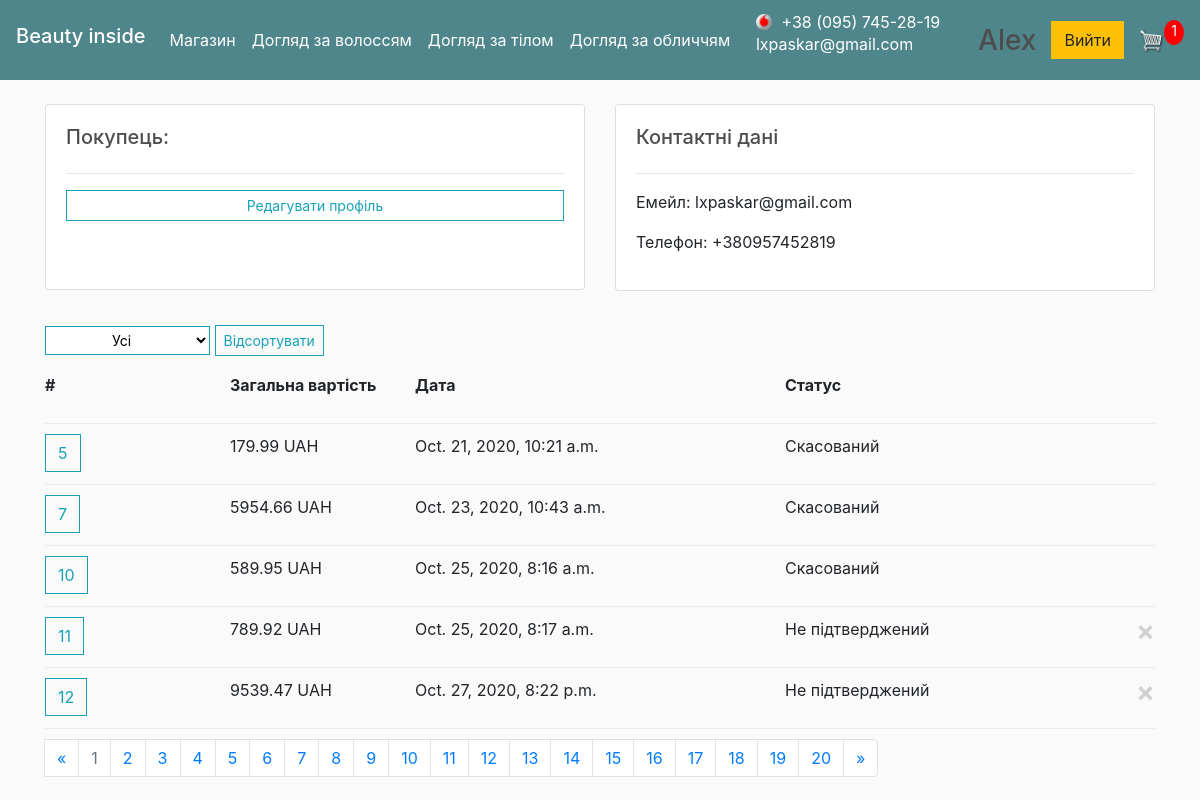
Screenshot of /user/ (signed in) with the database file from the repository.
### store/models.py (models this page shows, shortened)
class Category(models.Model):
    name = models.CharField(max_length=200)
    slug = models.SlugField()
    parent = models.ForeignKey('self', blank=True, null=True, related_name='children', on_delete=models.CASCADE)
    class Meta:
        unique_together = ('slug', 'parent',)
        verbose_name_plural = "categories"

class Customer(models.Model):
    user = models.OneToOneField(User, null=True, blank=True, on_delete=models.CASCADE)
    name = models.CharField(max_length=50, null=True)
    email = models.EmailField(max_length=50)
    phone = models.CharField(max_length=50, null=True)
    date_created = models.DateTimeField(auto_now_add=True, null=True)

class Order(models.Model):
    STATUS = [
        ('Cart_order', 'Cart_order'),
        ('Not confirmed', 'Не підтверджений'),
        ('Called', 'Підтверджений'),
        ('Payed', 'Оплачений'),
        ('Sent', 'Відправлений'),
        ('Delivered', 'Виконаний'),
        ('Canceled', 'Скасований')
    ]
    customer = models.ForeignKey(Customer, on_delete=models.CASCADE, null=True, blank=True)
    date_ordered = models.DateTimeField(auto_now_add=True)
    status = models.CharField(max_length=200, null=False, default=STATUS[0][0], choices=STATUS)
    transaction_id = models.CharField(max_length=100, null=True)
    total_price = models.FloatField(null=True)
    note = models.CharField(max_length=200, null=False, blank=True, default="")
    def get_status(self):
        result = [item for item in self.STATUS if item[0] == self.status][0][1]
        return result
    @property
    def get_cart_items(self):
        orderitems = self.orderitem_set.all()
        total = sum([item.quantity for item in orderitems])
        return total

### store/views.py (the view)
# urls.py: path('user/', views.userPage, name="user-page"),
@login_required(login_url='login')
def userPage(request):
    data = cartData(request)
    cartItems = data['cartItems']
    items = data['items']
    if request.GET.get('status'):
        featured_filter = request.GET.get('status')
        orders_list = request.user.customer.order_set.filter(status=featured_filter)
    else:
        orders_list = request.user.customer.order_set.filter(~Q(status='Cart_order'))
    page = request.GET.get('page', 1)
    paginator = Paginator(orders_list, 5)
    try:
        orders = paginator.page(page)
    except PageNotAnInteger:
        orders = paginator.page(1)
    except EmptyPage:
        orders = paginator.page(paginator.num_pages)
    customer = Customer.objects.get(user=request.user.customer.user)
    total_orders = orders_list.count()
    cats_parents, cats_childs = megamenu()
    statuses = Order.STATUS
    statuses = statuses[1:]
    context = {
        'items': items, 'orders': orders, 'cartItems': cartItems, 'customer': customer,
        'total_orders': total_orders, 'parents': cats_parents, 'childs': cats_childs, 'statuses': statuses}
    return render(request, 'store/user.html', context)

### store/utils.py (called while the page is built)
def cartData(request):
    if request.user.is_authenticated:
        customer = request.user.customer
        order, created = Order.objects.get_or_create(customer=customer, status='Cart_order')
        items = order.orderitem_set.all()
        cartItems = order.get_cart_items
    else:
        cookieData = cookieCart(request)
        cartItems = cookieData['cartItems']
        order = cookieData['order']
        items = cookieData['items']
    return {'cartItems': cartItems, 'order': order, 'items': items}

### store/views.py (called while the page is built)
def megamenu():
    cats = Category.objects.all()
    cats_childs = []
    cats_parents = []
    for cat in cats:
        if cat.name == 'default':
            continue
        if cat.parent:
            cats_parents.append(cat.parent)
        if not cat.parent and cat.parent not in cats_parents:
            cats_parents.append(cat)
    cats_parents = set(cats_parents)
    for cat in cats:
        if cat in cats_parents:
            continue
        else:
            cats_childs.append(cat)
    return cats_parents, cats_childs

### store/templates/store/user.html (shortened to what this page needs)
{% extends 'store/main.html' %}
{% block category_block %}
    {% for parent in parents %}
        <div class="dropdown show">
            <a class="nav-link" href="{% url 'category' parent.slug %}"
               role="button" id="dropdownMenuLink" data-toggle="dropdown" aria-haspopup="true"
               aria-expanded="false">
                {{ parent.name }}<span class="sr-only">(current)</span></a>
        </div>
    {% endfor %}
{% endblock category_block %}
{% load static %}
{% block content %}
    <div class="row">
        <div class="col-md">
            <div class="card card-body">
                <h5>Покупець:</h5>
                <hr>
                <a class="btn btn-outline-info  btn-sm btn-block" href="{% url 'account' %}">Редагувати профіль</a>
                <br>
                <br>
            </div>
        </div>
        <div class="col-md" style="z-index: -1;">
            <div class="card card-body">
                <h5>Контактні дані</h5>
                <hr>
                <p>Емейл: {{ customer.email }}</p>
                <p>Телефон: {{ customer.phone }}</p>
            </div>
        </div>
    </div>
    <br>
    <div class="row">
        <div class="col-lg-12">
            <div class="dropdown">
                <form action="{% url 'user-page' %}" method="get">
                    <label for="featured">
                        <select class="btn btn-secondary btn-sm dropdown-toggle btn-outline-info bg-white"
                                style="color: black;" name="status">
                            <option class="dropdown-item" value=''>Усі</option>
                        </select>
                    </label>
                    <input class="btn btn-outline-info btn-sm" type="submit" value="Відсортувати"/>
                </form>
            </div>
        </div>
    </div>
    <div class="row">
        <div class="col-lg-12">
            <div class="cart-row">
                <div style="flex:1"><strong>#</strong></div>
                <div style="flex:1"><p align="left"><strong>Загальна вартість</strong></p></div>
                <div style="flex:2"><p align="left"><strong>Дата</strong></p></div>
                <div style="flex:1"><p align="left"><strong>Статус</strong></p></div>
                <div style="flex:1"><strong></strong></div>
            </div>
            {% for order in orders %}
                <div class="cart-row">
                    <div style="flex:1">
                        <button class="myBtn btn btn-outline-info"><font size="3">{{ order.id }}</font></button>
                    </div>
                    <div style="flex:1"><p><font size="3">{{ order.total_price|floatformat:2 }} UAH</font></p></div>
                    <div style="flex:2"><p><font size="3">{{ order.date_ordered }}</font></p></div>
                    <div style="flex:1"><p><font size="3">{{ order.get_status }}</font></p></div>
                    <div style="flex:1">
                        {% if order.status != 'Canceled' and order.status != 'Payed' %}
                            <button type="button" class="close cancel_order" aria-label="Close"
                                    style="outline: none; z-index: -1;"
                                    data-toggle="modal" data-target="#exampleModal" data-order_m="{{ order.id }}">
                                <span aria-hidden="true">&times;</span>
                            </button>
                        {% endif %}
                    </div>
                </div>
            {% endfor %}
            {% if orders.has_other_pages %}
                <ul class="pagination">
                    {% if orders.has_previous %}
                        <li class="page-item">
                            <a class="page-link" href="?page={{ orders.previous_page_number }}">&laquo;</a>
                        </li>
                    {% else %}
                        <li><span class="page-link">&laquo;</span></li>
                    {% endif %}
                    {% for i in orders.paginator.page_range %}
                        {% if orders.number == i %}
                            <li class="page-item disabled">
                                <span class="page-link">{{ i }}<span class="sr-only">(current)</span></span>
                            </li>
                        {% else %}
                            <li class="page-item"><a class="page-link" href="?page={{ i }}">{{ i }}</a></li>
                        {% endif %}
                    {% endfor %}
                    {% if orders.has_next %}
                        <li class="page-item">
                            <a class="page-link" href="?page={{ orders.next_page_number }}">&raquo;</a>
                        </li>
                    {% else %}
                        <li><span class="page-link">&raquo;</span></li>
                    {% endif %}
                </ul>
            {% endif %}
        </div>
    </div>
{% endblock content %}

### store/templates/store/main.html (shortened to what this page needs)
<!DOCTYPE html>
{% load static %}
<html>
<head>
    <link rel="stylesheet" href="https://stackpath.bootstrapcdn.com/bootstrap/4.4.1/css/bootstrap.min.css"
>
    <link rel="stylesheet" type="text/css" href="{% static 'css/main.css' %}">
    <link rel="stylesheet" type="text/css" href="{% static 'css/pop_up.css' %}">
    <link rel="stylesheet" type="text/css" href="{% static 'css/mobile_operators.css' %}">
</head>
<body>
<nav class="navbar navbar-expand-lg navbar-dark bg-dark">
    <h3 class="navbar-brand">Beauty inside</h3>
    <div class="collapse navbar-collapse" id="navbarSupportedContent">
        <ul class="navbar-nav mr-auto">
            <li class="nav-item active">
                <a class="nav-link" href="{% url 'store' %}">Магазин<span class="sr-only">(current)</span></a>
            </li>
            {% block category_block %}
            {% endblock category_block %}
        </ul>
        <div class="form-inline my-2 my-lg-0">
            <p style="color: white; margin-right: 20px"><span title="Vodafone" class="mobo-vodafone-16">&nbsp;+38 (095) 745-28-19</span>
                <br>
                lxpaskar@gmail.com</p>
            {% if user.is_authenticated %}
                <a href="{% url 'user-page' %}" style="text-decoration-color:white;">
                    <h3 class="col-lg-4">
                        {{ user.username.title }}
                    </h3>
                </a>
                <a href="{% url 'logout' %}" class="btn btn-warning">Вийти</a>
            {% else %}
                <a href="{% url 'login' %}" class="btn btn-warning">Ввійти</a>
            {% endif %}
            <div class="popup" onclick="myFunction()">
                <img id="cart-icon" src="{% static 'images/cart.png' %}" alt="Cart">
            </div>
            <p id="cart-total">{{ cartItems }}</p>
        </div>
    </div>
</nav>
<div class="container">
    <br>
    {% block content %}
    {% endblock content %}
</div>
</body>
</html>

### static/css/main.css (style rules this page uses)
body { background-color: hsl(0, 0%, 98%); }
h1, h2, h3, h4, h5, h6 { color: hsl(0, 0%, 30%); }
.bg-dark { background-color: #4f868c !important; }
#cart-icon { width: 25px; display: inline-block; margin-left: 15px; }
#cart-total { display: block; text-align: center; color: #fff; background-color: red; width: 20px; height: 25px; border-radius: 50%; font-size: 14px; }
.col-lg-4, .col-lg-6, .col-lg-8, .col-lg-12 { margin-top: 10px; }
.btn { border-radius: 0; }
.cart-row { display: flex; align-items: flex-stretch; padding-bottom: 10px; margin-bottom: 10px; border-bottom: 1px solid #ececec; }

### static/css/pop_up.css (style rules this page uses)
.popup { position: relative; display: inline-block; cursor: pointer; -webkit-user-select: none; -moz-user-select: none; -ms-user-select: none; user-select: none; }
.close { color: #aaaaaa; float: right; font-size: 28px; font-weight: bold; }

### static/css/mobile_operators.css (style rules this page uses)
[class*=mobo-] { text-indent: 5px; background-position: 0 0; background-repeat: no-repeat; display: inline-block; //display:inline; //zoom:1; vertical-align:middle; margin-right:3px; }
.mobo-vodafone-16 { line-height:16px; padding-left:16px; }

### rows the page displays
Category: name "Догляд за волоссям"
Category: name "Догляд за тілом"
Category: name "Догляд за обличчям"
Customer: email "lxpaskar@gmail.com", phone "+380957452819"
Order: id "5", total_price "179.99", date_ordered "Oct. 21, 2020, 10:21 a.m.", get_status "Скасований"
Order: id "7", total_price "5954.66", date_ordered "Oct. 23, 2020, 10:43 a.m.", get_status "Скасований"
Order: id "10", total_price "589.95", date_ordered "Oct. 25, 2020, 8:16 a.m.", get_status "Скасований"
Order: id "11", total_price "789.92", date_ordered "Oct. 25, 2020, 8:17 a.m.", get_status "Не підтверджений"
Order: id "12", total_price "9539.47", date_ordered "Oct. 27, 2020, 8:22 p.m.", get_status "Не підтверджений"

### other values shown
{{ user.username.title }} "Alex"
{{ cartItems }} "1"
{{ i }} "1"
{{ i }} "2" "3" "4" "5" "6" "7" "8" "9" "10" "11" "12" "13" "14" "15" "16" "17" "18" "19" "20"
